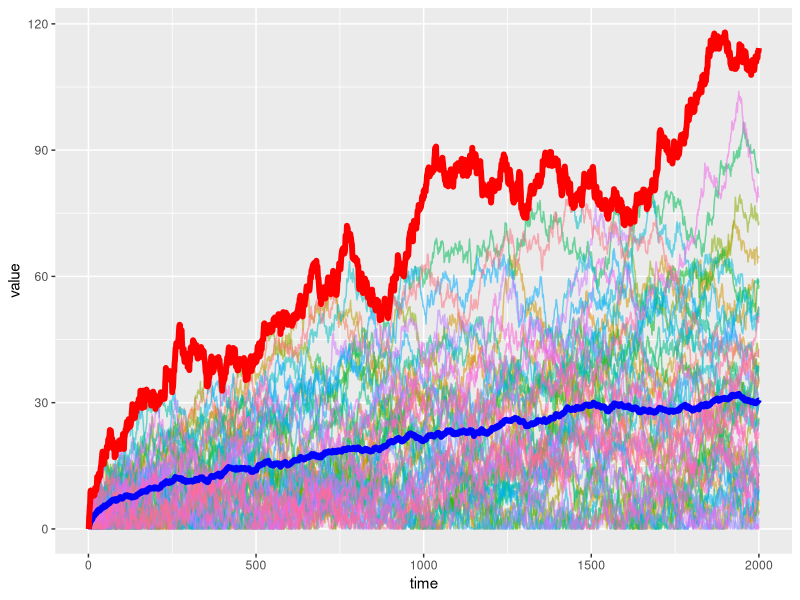

R code for this plot:
## ---- chunk 1
nlineages = 50
ngenerations = 2000
set.seed(4321)
## ---- chunk 2

walk <- function(x, boundary = 0) {
    y <- vector()
    i = 0
    for (a in x) {
        i = i + 1
        b = 0
        if (i > 1) {
            b = tail(y, n = 1) + a
        }
        if (b > boundary) {
            y[i] = b
        } else {
            y[i] = boundary
        }
    }
    
    return(y)
}

D.list <- list()

for (a in 1:nlineages) {
    D.list[[a]] <- walk(rnorm(ngenerations))
}

D <- do.call(cbind.data.frame, c(D.list))

colnames(D) <- 1:ncol(D)

## ---- chunk 3
library(ggplot2)
require(reshape)

D <- cbind(list(time=1:nrow(D)),D)

df <- melt(D ,  id = 'time', variable_name = 'series')

ggplot(df, aes(time,value)) + 
geom_line(aes(colour = series, alpha=0.25)) + 
stat_summary(fun.y = 'mean', colour = 'blue', size = 2, geom = 'line') +
stat_summary(fun.y = 'max', colour = 'red', size = 2, geom = 'line') +
theme(legend.position="none")
